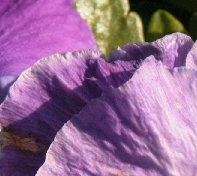
#> input picture TrainData/t1.bmp, 197 x 176 px, found by its file name; its folder holds 4 pictures in this run
$ python getSClib.py   (Python 2 division)   (older library calls are emulated)
#> lines starting #> are read from the running program, lines starting #| are printed output that depends on the picture
# coding:utf-8
__author__ = 'liangz14'

# coding:utf-8
import random
import math
import numpy as np
import scipy.io
import skimage.io
from scipy import misc
import matplotlib.pyplot as plt
import matplotlib.cm as cm
import SpraseCoding.sparse_coding as sc
import os
from scipy.misc  import imresize
from  scipy.signal import convolve2d

def onto_unit(x):
    a = np.min(x)
    b = np.max(x)
    return (x - a) / (b - a)

def visualize_patches(B):
    # assume square
    mpatch = int(math.floor(math.sqrt(B.shape[0])))
    npatch = mpatch

    m = int(math.floor(math.sqrt(B.shape[1])))
    n = int(math.ceil(B.shape[1] * 1.0 / m))
    collage = np.zeros((m*mpatch, n*npatch))
    for i in xrange(m):
        for j in xrange(n):
            try:
                patch = B[:, i*n + j]
            except IndexError:
                continue
            patch = onto_unit(patch.reshape((mpatch, npatch)))
            collage[i*mpatch:(i+1)*mpatch, j*npatch:(j+1)*npatch] = patch


def callback(X, B, S):
    pass
    '''
    plt.subplot(2, 2, 1)
    visualize_patches(X)
    plt.title("originals")
    plt.subplot(2, 2, 2)
    visualize_patches(B)
    plt.title("bases")
    plt.subplot(2, 2, 3)
    visualize_patches(np.dot(B, S))
    plt.title("reconstructions")
    plt.subplot(2, 2, 4)
    visualize_patches(X - np.dot(B, S))
    plt.title("differences")
    plt.show()
    '''


def getTrainSet(img_lib,patch_dic_num):
    img_num = len(img_lib)-1 #所需的patch字典个数 HR-LR
    #抽取字典~这个字典应该是HR-LRduo堆叠起来的结果
    scale = 4.0 #放大倍数
    feat_scale=2.0
    patch_sizel = 3 #高清patch的尺寸， 对应底分辨率的patch就是   patch_size/scale
    patch_sizeh = patch_sizel*scale
    patch_sizem = patch_sizel*feat_scale

    HRpatch_lib = []
    F_1_lab = []
    F_2_lab = []
    F_3_lab = []
    F_4_lab = []
    H_lib = []

    f1=np.asarray([[-1,0,1]],dtype='float64')
    f2=np.asarray([[-1],[0],[1]],dtype='float64')
    f3=np.asarray([[1,0,-2,0,1]],dtype='float64')
    f4=np.asarray([[1],[0],[-2],[0],[1]],dtype='float64')

    for i in range(patch_dic_num):
        img_i =random.randint(0,img_num) #得到去那一张图片。
        img_temp = img_lib[img_i]
        y,x = [random.randint(0,img_temp.shape[d] - patch_sizeh) for d in (0,1)]
        HRpatch = img_temp[y:y+patch_sizeh,x:x+patch_sizeh]
        #高清patch
        HRpatch_lib.append(HRpatch)
        LRpatch = imresize(HRpatch,0.25,'bicubic')
        LRpatch = imresize(LRpatch,2.0,'bicubic')
        #低分辨率特征patch
        F_1_lab.append(convolve2d(LRpatch,f1,mode='same'))
        F_2_lab.append(convolve2d(LRpatch,f2,mode='same'))
        F_3_lab.append(convolve2d(LRpatch,f3,mode='same'))
        F_4_lab.append(convolve2d(LRpatch,f4,mode='same'))
    ylist = []
    xlist = []
    for i in range(len(HRpatch_lib)):
        H=HRpatch_lib[i]
        F=np.zeros((patch_sizem,patch_sizem,4))
        F[:,:,0]= convolve2d(F_1_lab[i],f1,mode='same')
        F[:,:,1]= convolve2d(F_2_lab[i],f2,mode='same')
        F[:,:,2]= convolve2d(F_3_lab[i],f3,mode='same')
        F[:,:,3]= convolve2d(F_4_lab[i],f4,mode='same')
        yy=[]
        normalization_m = math.sqrt(np.sum(F**2))
        if normalization_m > 1:
            yy = F/normalization_m
        else:
            yy = F

        xx=H/np.mean(H)

        ylist.append(yy.reshape((patch_sizeh*patch_sizeh)))
        xlist.append(xx.reshape((patch_sizem*patch_sizem*4)))
    return (xlist,ylist)

#读取目录下的图片:提取全部图片，并提取成单通道图像，并归一化数值[0,1]
def readImgTrain(cur_dir):
#> called with cur_dir = 'D:\\workspace\\scsr\\TrainData'
    img_file_list =os.listdir(cur_dir) #读取目录下全部图片文件名
    img_lib = []
    for file_name in img_file_list:
        full_file_name = os.path.join(cur_dir,file_name)
        img_tmp = skimage.io.imread(full_file_name) #读取一张图片
#> img_tmp is the input picture: shape (176, 197, 3); mean R, G, B 146.8, 104.8, 144.8
        if img_tmp.ndim !=2:
            img_tmp =  skimage.color.rgb2lab(img_tmp)
#> img_tmp: shape (176, 197, 3) float64; mean of channels 0, 1, 2 49.2, 23.8, -15
            img_tmp = img_tmp[:,:,0]
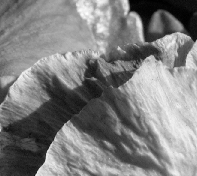
#> img_tmp: shape (176, 197) float64; min 0.686, max 97.52, mean 49.2; drawn with min black and max white
            img_tmp = img_tmp /100
        else:
            img_tmp = skimage.img_as_float(img_tmp)
        #print img_tmp.dtype , img_tmp.shape , np.max(img_tmp),np.min(img_tmp)
        img_lib.append(img_tmp)
#> pass 2 of the loop in readImgTrain, `for file_name in img_file_list:`:
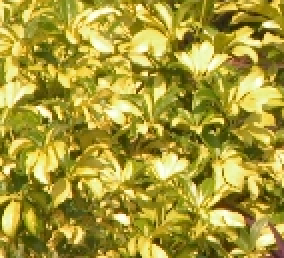
#> input picture TrainData/t10.bmp, 142 x 129 px, found by its file name (shown 2 times larger)
#> in readImgTrain, img_tmp is the input picture: shape (129, 142, 3); mean R, G, B 167.5, 154, 55.4
#> in readImgTrain, `img_tmp = img_tmp[:,:,0]`:
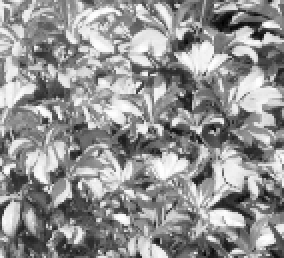
#> img_tmp: shape (129, 142) float64 (shown 2 times larger); min 12.28, max 99.55, mean 62.5; drawn with min black and max white
#> in readImgTrain, `img_tmp = img_tmp /100`:
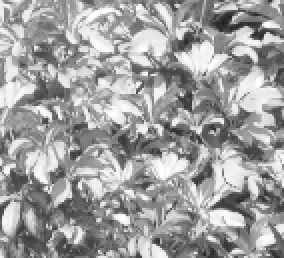
#> img_tmp: shape (129, 142) float64 (shown 2 times larger); min 0.123, max 0.995, mean 0.625
#> pass 3 of the loop in readImgTrain, `for file_name in img_file_list:`:
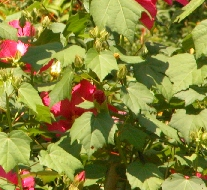
#> input picture TrainData/t11.bmp, 207 x 190 px, found by its file name
#> in readImgTrain, img_tmp is the input picture: shape (190, 207, 3); mean R, G, B 136.1, 132.3, 58.2
#> in readImgTrain, `img_tmp = img_tmp[:,:,0]`:
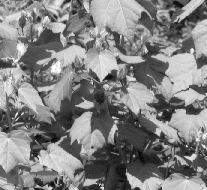
#> img_tmp: shape (190, 207) float64; min 5.51, max 99.69, mean 53.9; drawn with min black and max white
#> the loop made 4 passes; the first 3 are shown
    return img_lib
#得到img_lib
img_lib = readImgTrain('D:\workspace\scsr\TrainData')
#得到训练的开始和结果
(xlist,ylist) = getTrainSet(img_lib,10000)
#> the loop in getTrainSet, `for i in range(patch_dic_num):` made 1 pass
#> pass 1, in getTrainSet, `img_temp = img_lib[img_i]`:
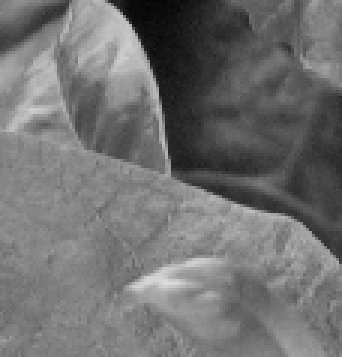
#> img_temp: shape (119, 114) float64 (shown 3 times larger); min 0.0253, max 0.864, mean 0.444
#> (the run stopped early here; a loop or call above may not have finished)
